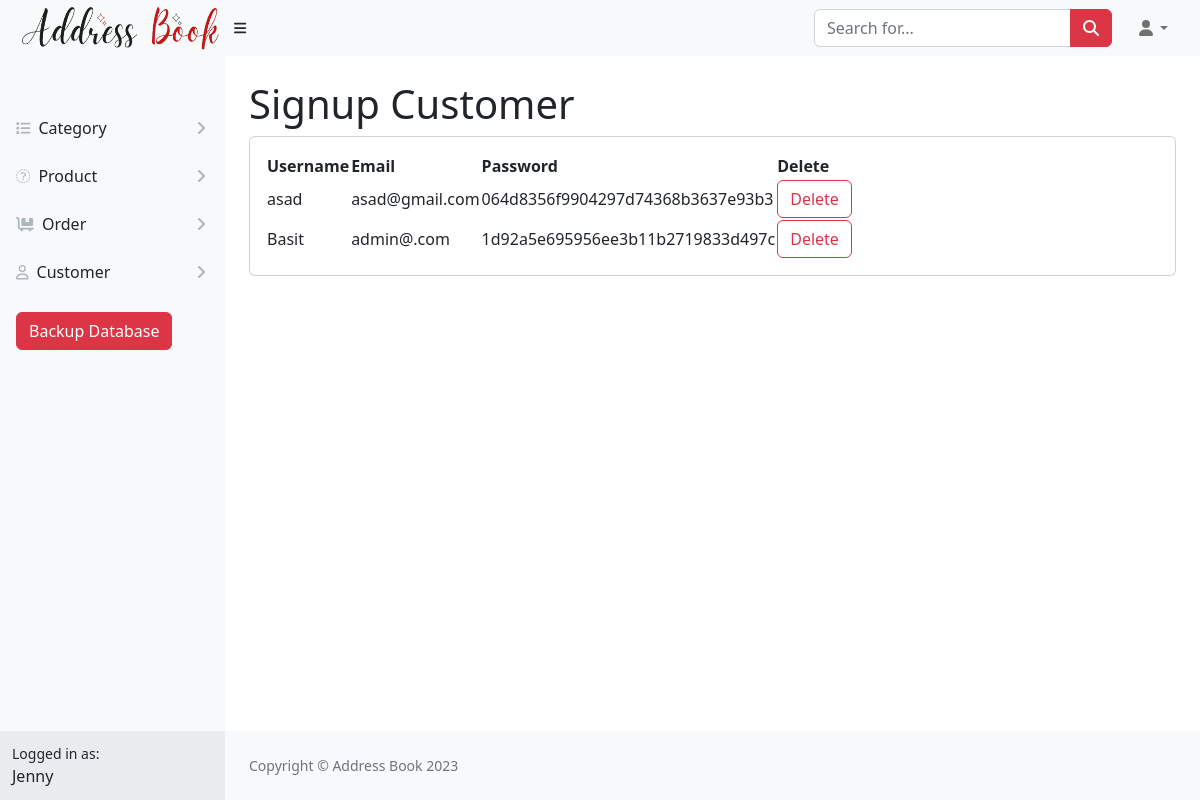
The page /admin/vsignup.php on the database its author committed.
### tables this page shows
CREATE TABLE `users` (
  `id` int(11) NOT NULL,
  `name` varchar(50) NOT NULL,
  `email` varchar(50) NOT NULL,
  `password` text NOT NULL,
  `role` int(11) NOT NULL
);

### admin/vsignup.php (the view, shortened to what this page needs)
<?php include "./header.php"; ?>
<div id="layoutSidenav_content">
                <main>
                    <div class="container-fluid px-4">
                        <h1 class="mt-4">Signup Customer</h1>
                        <div class="card mb-4">
                            <div class="card-body">
                                <table id="datatablesSimple">
                                    <thead>
                                        <tr>
                                            <th>Username</th>
                                            <th>Email</th>
                                            <th>Password</th>
                                            <th>Delete</th>
                                        </tr>
                                    </thead>
                                    <tbody>
                                        <?php
                                        include "./data.php";
                                        $query = "SELECT * FROM users";
                                        $result = mysqli_query($con, $query);
                                        foreach($result as $item){
                                        ?>
                                        <tr>
                                            <td><?php echo $item['name']?></td>
                                            <td><?php echo $item['email']?></td>
                                            <td><?php echo $item['password']?></td>
                                            <td><a href="./dsignup.php?id=<?php echo $item['id'] ?>">
                                            <button type="button" class="btn btn-outline-danger">Delete</button>
                                        </a></td>
                                        </tr>
                                        <?php }?>
                                    </tbody>
                                </table>
                            </div>
                        </div>
                    </div>
                </main>
<?php include "./footer.php"; ?>

### rows shown on the page
users: name "asad", email "asad@gmail.com", password "064d8356f9904297d74368b3637e93b3"
users: name "Basit", email "admin@.com", password "1d92a5e695956ee3b11b2719833d497c"
